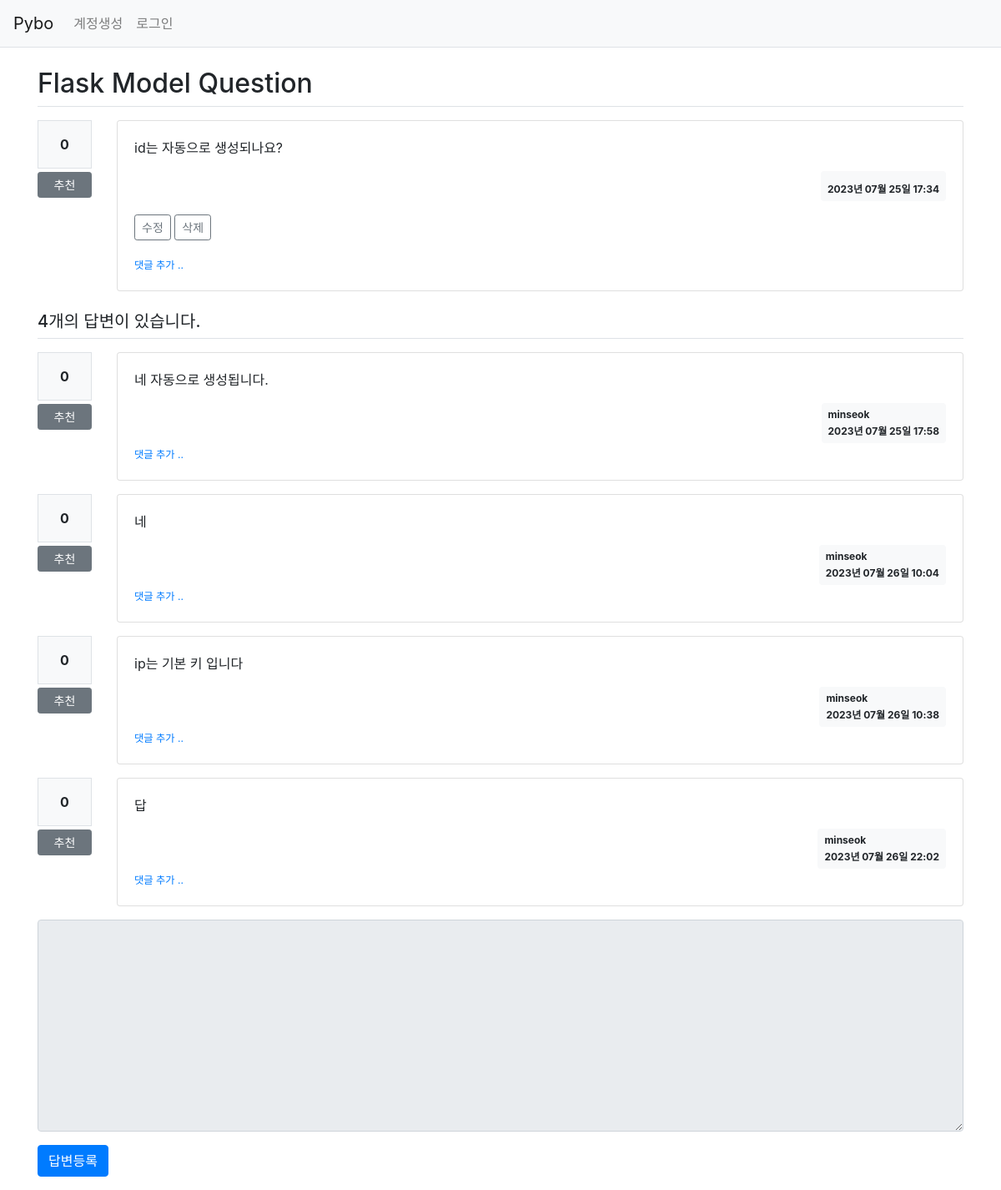
Screenshot of /question/detail/2/ with the database file from the repository.
### pybo/models.py (models this page shows)
class Question(db.Model):
    id = db.Column(db.Integer, primary_key=True)
    subject = db.Column(db.String(200), nullable=False)
    content = db.Column(db.Text(), nullable=False)
    create_date = db.Column(db.DateTime(), nullable=False)
    user_id = db.Column(db.Integer, db.ForeignKey('user.id', ondelete='CASCADE'), nullable=True)
    user = db.relationship('User', backref=db.backref('question_set'))
    modify_date = db.Column(db.DateTime(), nullable=True)
    voter = db.relationship('User', secondary=question_voter, backref=db.backref('question_voter_set'))

class Answer(db.Model):
    id = db.Column(db.Integer, primary_key=True)
    question_id = db.Column(db.Integer, db.ForeignKey('question.id', ondelete='CASCADE'))
    question = db.relationship('Question', backref=db.backref('answer_set', ))
    content = db.Column(db.Text(), nullable=False)
    create_date = db.Column(db.DateTime(), nullable=False)
    user_id = db.Column(db.Integer, db.ForeignKey('user.id', ondelete='CASCADE'), nullable=False)
    user = db.relationship('User', backref=db.backref('answer_set'))
    modify_date = db.Column(db.DateTime(), nullable=True)
    voter = db.relationship('User', secondary=answer_voter, backref=db.backref('answer_voter_set'))

class User(db.Model):
    id = db.Column(db.Integer, primary_key=True)
    username = db.Column(db.String(200), unique=True, nullable=False)
    password = db.Column(db.String(200), nullable=False)
    email = db.Column(db.String(120), unique=True, nullable=False)

### pybo/views/question_views.py (the view)
@bp.route('/detail/<int:question_id>/')
def detail(question_id):
    form = AnswerForm()
    question = Question.query.get_or_404(question_id)
    return render_template('question/question_detail.html', question=question, form=form)

### pybo/forms.py
class AnswerForm(FlaskForm):
    content = TextAreaField('내용', validators=[DataRequired('내용은 필수 입력 항목입니다.')])

### pybo/filter.py (called while the page is built)
def format_datetime(value, fmt='%Y년 %m월 %d일 %H:%M'):
    return value.strftime(fmt)

### pybo/views/auth_views.py (called while the page is built)
@bp.before_app_request
def load_logged_in_user():
    user_id = session.get('user_id')
    if user_id is None:
        g.user = None
    else:
        g.user = User.query.get(user_id)

### pybo/templates/question/question_detail.html (shortened to what this page needs)
{% extends 'base.html' %}
{% block content %}
<div class="container my-3">
    <h2 class="border-bottom py-2">{{ question.subject }}</h2>
    <div class="row my-3">
        <div class="col-1">
            <div class="bg-light text-center p-3 border font-weight-bolder mb-1">{{ question.voter|length }}</div>
            <a href="#" data-uri="{{ url_for('vote.question', question_id=question.id) }}"
               class="recommend btn btn-sm btn-secondary btn-block my-1">추천</a>
        </div>
        <div class="col-11">
            <div class="card">
                <div class="card-body">
                    <div class="card-text">{{ question.content|markdown }}</div>
                    <div class="d-flex justify-content-end">
                        <div class="badge badge-light p-2 text-left">
                            <div>{{ question.create_date|datetime }}</div>
                        </div>
                    </div>
                    {% if g.user == question.user %}
                    <div class="my-3">
                        <a href="{{ url_for('question.modify', question_id=question.id) }}"
                           class="btn btn-sm btn-outline-secondary">수정</a>
                        <a href="#" class="delete btn btn-sm btn-outline-secondary"
                           data-uri="{{ url_for('question.delete', question_id=question.id) }}">삭제</a>
                    </div>
                    {% endif %}
                    <div>
                        <a href="{{ url_for('comment.create_question', question_id=question.id) }}"
                           class="small"><small>댓글 추가 ..</small></a>
                    </div>
                </div>
            </div>
        </div>
    </div>
    <h5 class="border-bottom my-3 py-2">{{ question.answer_set|length }}개의 답변이 있습니다.</h5>
    {% for answer in question.answer_set %}
    <div class="row my-3">
        <div class="col-1">
            <div class="bg-light text-center p-3 border font-weight-bolder mb-1">{{ answer.voter|length }}</div>
            <a href="#" data-uri="{{ url_for('vote.answer', answer_id=answer.id) }}"
                class="recommend btn btn-sm btn-secondary btn-block my-1">추천</a>
        </div>
        <div class="col-11">
            <div class="card">
                <div class="card-body">
                    <div class="card-text">{{ answer.content|markdown }}</div>
                    <div class="d-flex justify-content-end">
                        <div class="badge badge-light p-2 text-left">
                            <div class="mb-2">{{ answer.user.username }}</div>
                            <div>{{ answer.create_date|datetime }}</div>
                        </div>
                    </div>
                    <div>
                        <a href="{{ url_for('comment.create_answer', answer_id=answer.id) }}"
                           class="small"><small>댓글 추가 ..</small></a>
                    </div>
                </div>
            </div>
        </div>
    </div>
    {% endfor %}
    <form action="{{ url_for('answer.create', question_id=question.id) }}" method="post" class="my-3">
        <div class="form-group">
            <textarea {% if not g.user %}disabled{% endif %}
                    name="content" id="content" class="form-control" rows="10"></textarea>
        </div>
        <input type="submit" value="답변등록" class="btn btn-primary">
    </form>
</div>
{% endblock %}

### rows the page displays
Question: subject "Flask Model Question", content "id는 자동으로 생성되나요?", create_date "2023년 07월 25일 17:34"
Answer: voter|length "0", content "네 자동으로 생성됩니다.", user.username "minseok", create_date "2023년 07월 25일 17:58"
Answer: voter|length "0", content "네", user.username "minseok", create_date "2023년 07월 26일 10:04"
Answer: voter|length "0", content "ip는 기본 키 입니다", user.username "minseok", create_date "2023년 07월 26일 10:38"
Answer: voter|length "0", content "답", user.username "minseok", create_date "2023년 07월 26일 22:02"

### other values shown
{{ question.voter|length }} "0"
{{ question.answer_set|length }} "4"
